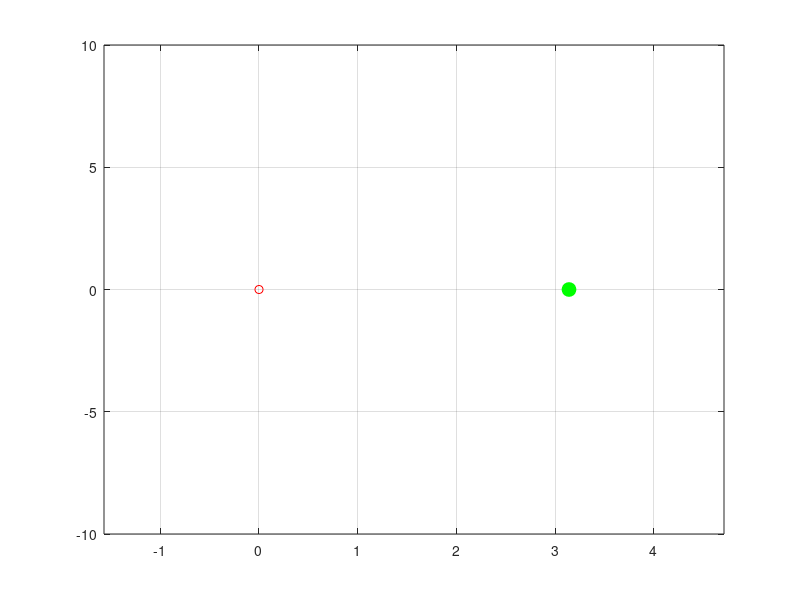

Write MATLAB code to recreate this figure. (Note: this script raises an error after producing the figure.)
%% Code setup (Do not modify, but please read) %%%%%%%%%%%%%%%%%%%%%%%%%%%%%%%%%%%%%%%%%%%%%

% Bounds on world
world_bounds_th = [-pi/2,(3/2)*pi];
world_bounds_thdot = [-10,10];
 
% Start and goal positions
figure(1); clf;
xy_start = [0;0]; plot(xy_start(1),xy_start(2),'bo','MarkerFaceColor','b','MarkerSize',10);
xy_goal = [pi;0]; plot(xy_goal(1),xy_goal(2),'go','MarkerFaceColor','g','MarkerSize',10); drawnow;

% Initialize RRT. The RRT will be represented as a 2 x N list of points. So
% each column represents a vertex of the tree.
rrt_verts = zeros(2,1000);
rrt_verts(:,1) = xy_start;
N = 1;
nearGoal = false; % This will be set to true if goal has been reached
minDistGoal = 0.25; % This is the convergence criterion. We will declare
                    % success when the tree reaches within 0.25 in distance
                    % from the goal. DO NOT MODIFY.


%% %%%%%%%%%%%%%%%%%%%%%%%%%%%%%%%%%%%%%%%%%%%%%%%%%%%%%%%%%%%%%%%%%%%%%%%%%%%%%%%%%%%%%%%%%%%%

%% FILL ME IN %%%%%%%%%%%%%%%%%%%%%%%%%%%%%%%%%%%%%%%%%%%%%%%%%%%%%%%%%%%%%%%%%%%%%%%%%%%%%%%%%
% Choose one of these methods
% method = 'euclidean'; % Euclidean distance metric (part b of problem)
 method = 'lqr'; % LQR distance metric (part d of problem)
%% %%%%%%%%%%%%%%%%%%%%%%%%%%%%%%%%%%%%%%%%%%%%%%%%%%%%%%%%%%%%%%%%%%%%%%%%%%%%%%%%%%%%%%%%%%%%


figure(1); hold on;
axis([world_bounds_th, world_bounds_thdot]);
 hxy = plot(0,0,'ro');
 grid on
% RRT algorithm
while ~nearGoal
    % Sample point
    rnd = rand(1);
    % With probability 0.05, sample the goal. This promotes movement to the
    % goal.
    if rnd < 0.05
        xy = xy_goal;
    else
        % Sample from space with probability 0.95
        xs = (world_bounds_th(2) - world_bounds_th(1))*rand(1) + world_bounds_th(1);
        ys = (world_bounds_thdot(2) - world_bounds_thdot(1))*rand(1) + world_bounds_thdot(1);
        xy = [xs;ys];
    end
    
    %% FILL ME IN %%%%%%%%%%%%%%%%%%%%%%%%%%%%%%%%%%%%%%%%%%%%%%%%%%%%%%%%%%%%%%%%%%%%%%%%%%
    if strcmp(method, 'euclidean')
        closest_vert = closestVertexEuclidean(rrt_verts(:,1:N),xy); % Write this function
    elseif strcmp(method, 'lqr')
        [closest_vert,K] = closestVertexLQR(rrt_verts(:,1:N),xy); % Write this function
    end
    %%%%%%%%%%%%%%%%%%%%%%%%%%%%%%%%%%%%%%%%%%%%%%%%%%%%%%%%%%%%%%%%%%%%%%%%%%%%%%%%%%%%%%%%
    
    %% FILL ME IN %%%%%%%%%%%%%%%%%%%%%%%%%%%%%%%%%%%%%%%%%%%%%%%%%%%%%%%%%%%%%%%%%%%%%%%%%%
    if strcmp(method, 'euclidean')
        new_vert = extendEuclidean(closest_vert,xy); % Write this function
    else
        new_vert = extendLQR(closest_vert,xy,K); % Write this function
    end
        
    delete(hxy);
    figure(1);
    hxy = plot(xy(1),xy(2),'r.');axis([world_bounds_th, world_bounds_thdot]); 

    
    %%%%%%%%%%%%%%%%%%%%%%%%%%%%%%%%%%%%%%%%%%%%%%%%%%%%%%%%%%%%%%%%%%%%%%%%%%%%%%%%%%%%
    
     
    % Plot extension (Comment the next few lines out if you want your code to
    % run a bit quicker. The plotting is useful for debugging though.)
    figure(1)
    hold on
    plot(new_vert(1),new_vert(2),'bo','MarkerFaceColor','b','MarkerSize',5);
    % Plot line (but only if we are not wrapping to the other side of the
    % plot)
    if abs(closest_vert(1) - new_vert(1)) < 0.75*(2*pi)
        line([closest_vert(1),new_vert(1)],[closest_vert(2),new_vert(2)]);
    end
    axis([world_bounds_th, world_bounds_thdot]);


    %% DO NOT MODIFY THIS %%%%%%%%%%%%%%%%%%%%%%%%%%%%%%%%%%%%%%%%%%%%%%%%%%%%%%%%%%%%%%%
    % If it is collision free, add it to tree    
    N = N+1;
    if N > size(rrt_verts,2)
        rrt_verts = [rrt_verts zeros(size(rrt_verts))];
    end
    rrt_verts(:,N) = new_vert;
    
    % Check if we have reached goal
    if norm(xy_goal-new_vert) < minDistGoal
        break;
    end
    
    %%%%%%%%%%%%%%%%%%%%%%%%%%%%%%%%%%%%%%%%%%%%%%%%%%%%%%%%%%%%%%%%%%%%%%%%%%%%%%%%%%%%%%
        
       
end

% Plot vertices in RRT
hold on;
plot(rrt_verts(1,:),rrt_verts(2,:),'bo','MarkerFaceColor','b','MarkerSize',5);

%% Submit rrt_verts_grade for grading %%%%
format long
rrt_verts_grade = rrt_verts(:,1:N)'
clipboard('copy',rrt_verts_grade);
%%%%%%%%%%%%%%%%%%%%%%%%%%%%%%%